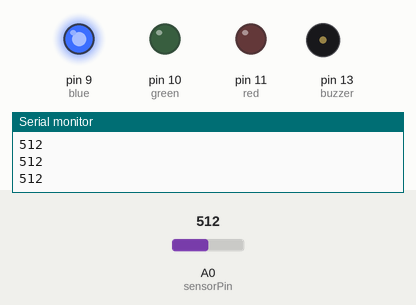
This sketch was run on a simulated Arduino Uno, built with avr-gcc and run on an emulated ATmega328P. On the bench: output pins drawn as LEDs (lit = HIGH), buzzer (waves = sounding, pin HIGH), the last lines printed to the serial monitor. The inputs (shaded band) are chosen by the test bench; at power-on: A0 (sensorPin) = 512.

Above: at 1.2 s.
1.3 s: A0 (sensorPin) set to 412
2.8 s: A0 (sensorPin) set to 389
At 3.7 s:
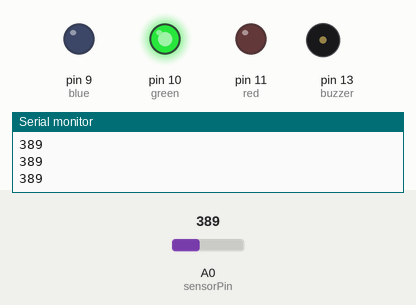
4.3 s: A0 (sensorPin) set to 760
At 4.7 s:
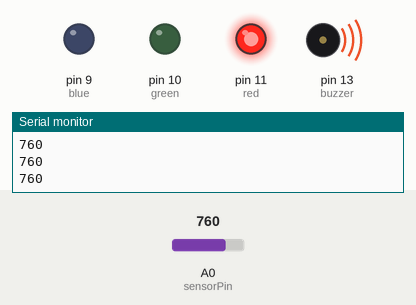
5.8 s: A0 (sensorPin) set to 740
At 7.0 s:
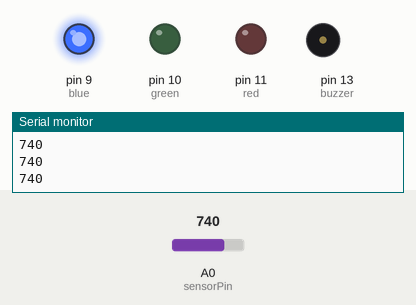
7.3 s: A0 (sensorPin) set to 900
At 8.2 s:
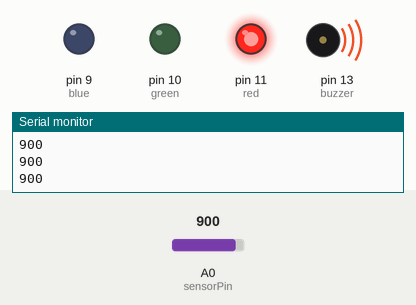
Timing chart, 0 to 9.8 s (numbered marks = the images above; inputs shaded):
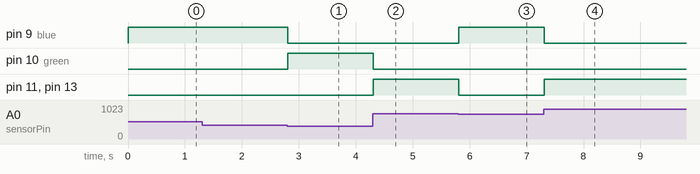

The sketch:

sketch_jun28a.ino
```cpp
int buzzer = 13;
int red = 11;
int green = 10;
int blue = 9;

int sensorPin = A0;
int sensorValue = 0;

void setup() {

  pinMode(buzzer,OUTPUT);

  pinMode(red,OUTPUT);
  pinMode(green,OUTPUT);
  pinMode(blue,OUTPUT);

  pinMode(sensorPin,INPUT);

  Serial.begin(9600);

}

void loop() {

  sensorValue = analogRead(sensorPin);
  Serial.println(sensorValue);

  if(sensorValue > 750)
  {
    digitalWrite(buzzer,HIGH);

    digitalWrite(red,HIGH);
    digitalWrite(blue,LOW);
    digitalWrite(green,LOW);
  }
  else if(sensorValue > 400)
  {
    digitalWrite(buzzer,LOW);

    digitalWrite(red,LOW);
    digitalWrite(blue,HIGH);
    digitalWrite(green,LOW);
  }
  else if(sensorValue >0)
  {
    digitalWrite(buzzer,LOW);

    digitalWrite(red,LOW);
    digitalWrite(blue,LOW);
    digitalWrite(green,HIGH);
  }

}
```

Measured:
- the behaviour switches between 401 and 400 on A0 (sensorPin) (found by bisection; images 0 and 1)
- the behaviour switches between 751 and 750 on A0 (sensorPin) (found by bisection; images 2 and 3)
- after the input at 2.8 s, pin 9 (blue): HIGH → LOW at once; pin 10 (green): LOW → HIGH at once
- after the input at 4.3 s, pin 10 (green): HIGH → LOW at once; pin 11 (red), pin 13 (buzzer): LOW → HIGH at once
- after the input at 5.8 s, pin 9 (blue): LOW → HIGH at once; pin 11 (red), pin 13 (buzzer): HIGH → LOW at once
- after the input at 7.3 s, pin 9 (blue): HIGH → LOW at once; pin 11 (red), pin 13 (buzzer): LOW → HIGH at once
